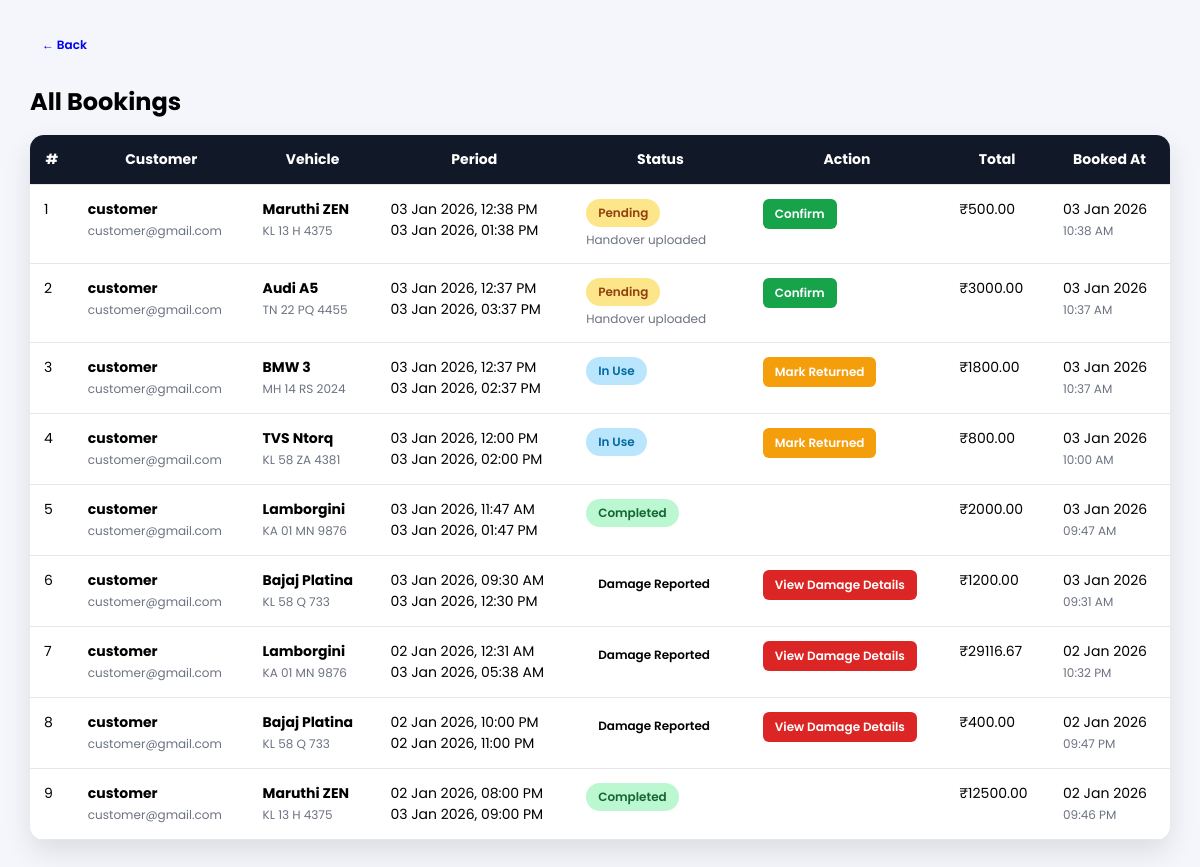
Page /admin_bookings/ (signed in) on the earlier database version.
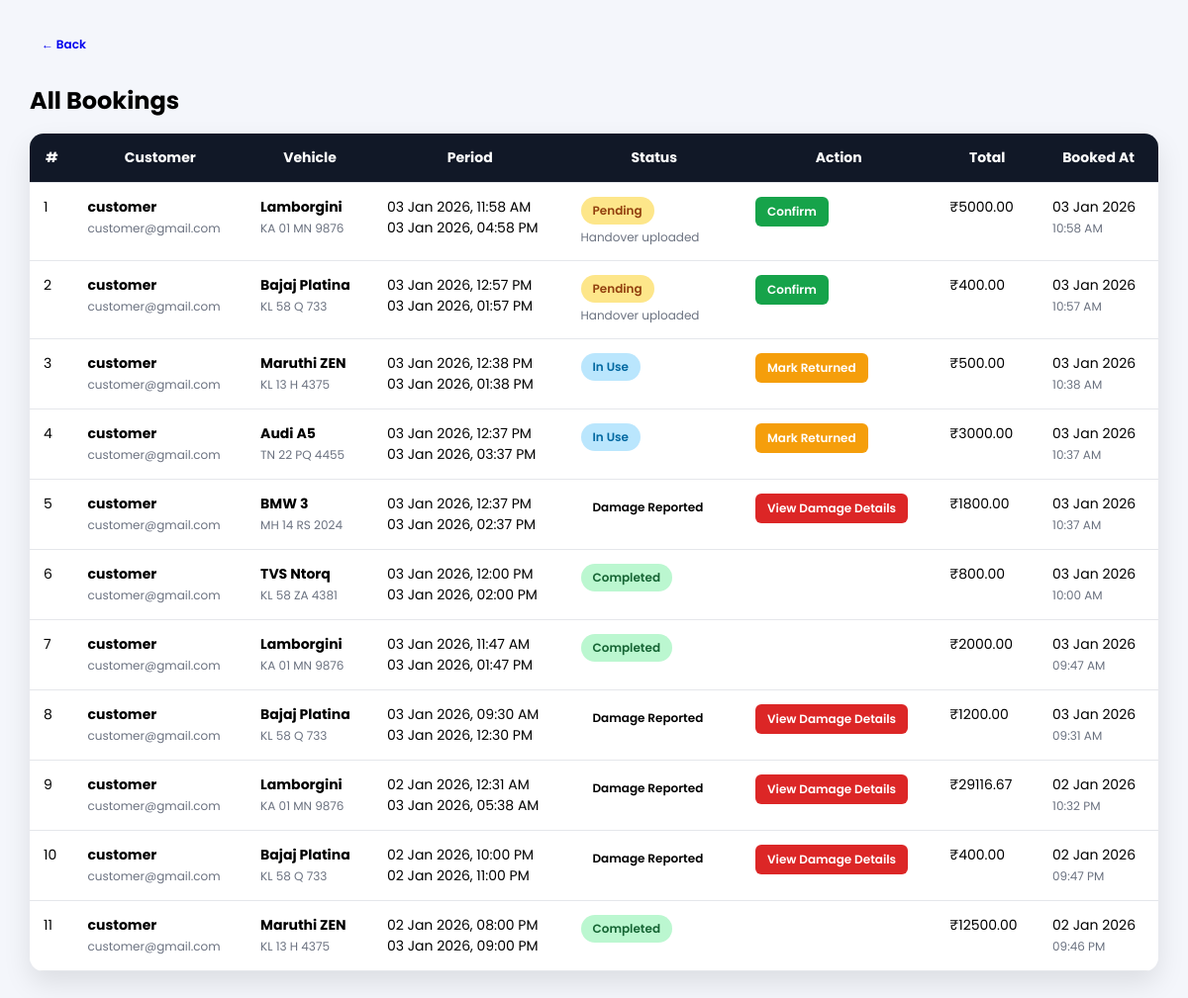
Same page on the later database version.
### wheelzy_app/models.py (models this page shows, shortened)
class Booking(models.Model):
    STATUS_CHOICES = (
        ('pending', 'Pending'),
        ('confirmed', 'Confirmed'),
        ('in_use', 'In Use'),
        ('returned', 'Completed'),
        ('damage_reported', 'Damage Reported'),
        ('cancelled', 'Cancelled'),
    )
    user = models.ForeignKey(
        User,
        on_delete=models.CASCADE,
        related_name="bookings",null=True, blank=True
    )
    vehicle = models.ForeignKey(
        Vehicle,
        on_delete=models.CASCADE,
        related_name="bookings", null=True, blank=True
    )
    start_time = models.DateTimeField()
    end_time = models.DateTimeField()
    total_price = models.DecimalField(
        max_digits=10,
        decimal_places=2,
        default=0
    )
    status = models.CharField(
        max_length=20,
        choices=STATUS_CHOICES,
        default="pending"
    )
    ordered_at = models.DateTimeField(auto_now_add=True)

class Vehicle(models.Model):
    VEHICLE_TYPES = (
        ("car", "Car"),
        ("bike", "Bike"),
    )
    owner = models.ForeignKey(
        User,
        on_delete=models.CASCADE,
        related_name="vehicles",
        null=True,
        blank=True
    )
    vehicle_name = models.CharField(max_length=255)
    vehicle_type = models.CharField(max_length=25, choices=VEHICLE_TYPES)
    number_plate = models.CharField(max_length=50, unique=True)
    price_per_hour = models.PositiveIntegerField()
    seats = models.PositiveIntegerField(blank=True)
    image = models.ImageField(upload_to="vehicles/", null=True, blank=True)
    is_available = models.BooleanField(default=True)

### wheelzy_app/views.py (the view)
# urls.py: path("admin_bookings/", views.admin_bookings, name="admin_bookings"),
@login_required
def admin_bookings(request):
    if not request.user.is_superuser:
        return redirect("home")
    bookings = Booking.objects.select_related("vehicle", "user").order_by("-ordered_at")
    return render(request, "admin_bookings.html", {"bookings": bookings})

### wheelzy_app/templates/admin_bookings.html (shortened to what this page needs)
<!DOCTYPE html>
<html lang="en">
<head>
</head>
<body>
<div class="container">
    <a href="{% url 'admin_dashboard' %}" class="btn btn-secondary mb-4">
        ← Back
    </a>
<h2>All Bookings</h2>
<table>
<thead>
<tr>
    <th>#</th>
    <th>Customer</th>
    <th>Vehicle</th>
    <th>Period</th>
    <th>Status</th>
    <th>Action</th>
    <th>Total</th>
    <th>Booked At</th>
</tr>
</thead>
<tbody>
{% for booking in bookings %}
<tr>
    <td>{{ forloop.counter }}</td>
    <td>
        <strong>{{ booking.user.username }}</strong><br>
        <span class="muted">{{ booking.user.email }}</span>
    </td>
    <td>
        <strong>{{ booking.vehicle.vehicle_name }}</strong><br>
        <span class="muted">{{ booking.vehicle.number_plate }}</span>
    </td>
    <td>
        {{ booking.start_time|date:"d M Y, h:i A" }}<br>
        {{ booking.end_time|date:"d M Y, h:i A" }}
    </td>
    <td>
        <span class="status {{ booking.status }}">
            {{ booking.get_status_display }}
        </span>
        {% if booking.status == "pending" %}
            {% if booking.handover_photos.exists %}
                <div class="muted">Handover uploaded</div>
            {% else %}
                <div class="muted">Waiting for handover</div>
            {% endif %}
        {% endif %}
    </td>
    <td>
        {% if booking.status == "pending" %}
            {% if booking.handover_photos.exists %}
                <a href="{% url 'approve_booking' booking.id %}" class="btn btn-success">
                    Confirm
                </a>
            {% else %}
                <span class="btn btn-disabled">Confirm</span>
            {% endif %}
        {% endif %}
        {% if booking.status == "in_use" %}
            <a href="{% url 'mark_returned' booking.id %}" class="btn btn-warning">
                Mark Returned
            </a>
        {% endif %}
        {% if booking.status == "damage_reported" %}
            <a href="{% url 'admin_damage_details' booking.id %}" class="btn btn-danger">
                View Damage Details
            </a>
        {% endif %}
    </td>
    <td>₹{{ booking.total_price }}</td>
    <td>
        {{ booking.ordered_at|date:"d M Y" }}<br>
        <span class="muted">{{ booking.ordered_at|time:"h:i A" }}</span>
    </td>
</tr>
{% empty %}
<tr>
    <td colspan="9" style="text-align:center; padding:20px;">
        No bookings found
    </td>
</tr>
{% endfor %}
</tbody>
</table>
</div>
</body>
</html>

Differences in the rows shown:
added Booking: user.username "customer", user.email "customer@gmail.com", vehicle.vehicle_name "Lamborgini", vehicle.number_plate "KA 01 MN 9876", start_time "03 Jan 2026, 11:58 AM", end_time "03 Jan 2026, 04:58 PM", status "Pending", shows "Handover uploaded", shows "Confirm", total_price "5000.00", ordered_at "03 Jan 2026", ordered_at "10:58 AM"
added Booking: user.username "customer", user.email "customer@gmail.com", vehicle.vehicle_name "Bajaj Platina", vehicle.number_plate "KL 58 Q 733", start_time "03 Jan 2026, 12:57 PM", end_time "03 Jan 2026, 01:57 PM", status "Pending", shows "Handover uploaded", shows "Confirm", total_price "400.00", ordered_at "03 Jan 2026", ordered_at "10:57 AM"
changed Booking "03 Jan 2026, 12:38 PM": status "Pending" → "In Use"; status "Handover uploaded Confirm" → "Mark Returned"
changed Booking "03 Jan 2026, 03:37 PM": status "Pending" → "In Use"; status "Handover uploaded Confirm" → "Mark Returned"
changed Booking "03 Jan 2026, 02:37 PM": status "In Use" → "Damage Reported"; status "Mark Returned" → "View Damage Details"
changed Booking "03 Jan 2026, 12:00 PM": status "In Use" → "Completed"; no longer shows "Mark Returned"
